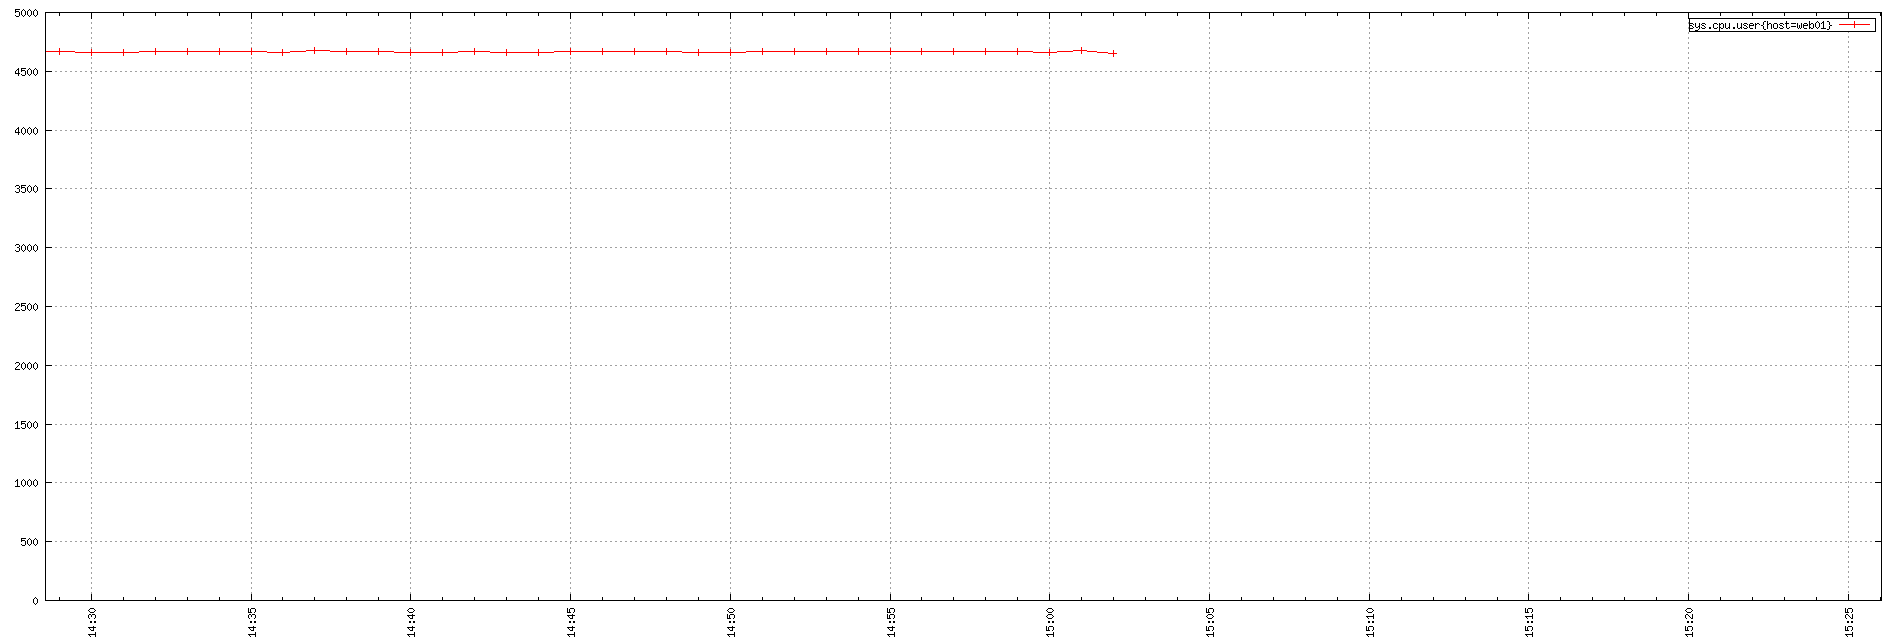

gnuplot code for this plot:
set term png small size 1900,644
set xdata time
set timefmt "%s"
if (GPVAL_VERSION < 4.6) set xtics rotate; else set xtics rotate right
set output "${TMPDIR-'tmp'}/tsd/44455ad6.png"
set xrange ["1673879314":"1673882762"]
set format x "%H:%M"
set grid
set style data linespoint
set key right box
set yrange [0:]
plot  "${TMPDIR-'tmp'}/tsd/44455ad6_0.dat" using 1:2 title "sys.cpu.user{host=web01}"
